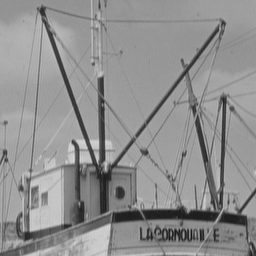
#> input picture ss2401-02/boat.png, 256 x 256 px
$ python main.py --in_file boat.png --out_file out.png --out_size 100
#> lines starting #> are read from the running program, lines starting #| are printed output that depends on the picture
import argparse
import cv2
from PIL import Image

def parse_arguments():
    """コマンドライン引数を解析する"""
    parser = argparse.ArgumentParser(
        description="グレースケール画像のサイズを変更する。出力サイズが大きければpaddingを、小さければcroppingをする。"
    )
    parser.add_argument(
        "-in", "--in_file", type=str, required=True, help="入力画像ファイル名。"
    )
    parser.add_argument(
        "-out", "--out_file", type=str, required=True, help="出力画像ファイル名。"
    )
    parser.add_argument(
        "-size",
        "--out_size",
        type=int,
        required=True,
        help="出力画像のサイズ（幅と高さが同じ正方形）。",
    )
    parser.add_argument(
        "-p",
        "--point",
        type=int,
        default=0,
        help="cropping, paddingの基準位置。0: 中央（デフォルト）, 1: 左上, 2: 左下, 3: 右下, 4: 右上。",
    )
    return parser.parse_args()

def read_image(in_file):
    """指定されたファイルから画像を読み込む"""
#> called with in_file = 'boat.png'
    img = cv2.imread(in_file, cv2.IMREAD_GRAYSCALE)
#> img is the input picture: shape (256, 256); min 12, max 218, mean 143.6
    if img is None:
        raise FileNotFoundError(f"指定された入力ファイルが見つかりません: {in_file}")
    return img

def pad_image(image, pad_height, pad_width, position):
    """画像にパディングを追加する"""
    if position == 1:  # 左上
        top, bottom = 0, pad_height
        left, right = 0, pad_width
    elif position == 2:  # 左下
        top, bottom = pad_height, 0
        left, right = 0, pad_width
    elif position == 3:  # 右下
        top, bottom = pad_height, 0
        left, right = pad_width, 0
    elif position == 4:  # 右上
        top, bottom = 0, pad_height
        left, right = pad_width, 0
    else:  # 中央
        top = pad_height // 2
        bottom = pad_height - top
        left = pad_width // 2
        right = pad_width - left

    padded_image = cv2.copyMakeBorder(
        image, top, bottom, left, right,
        borderType=cv2.BORDER_CONSTANT, value=0
    )
    return padded_image

def crop_image(image, target_size, position):
    """画像をクロップする"""
    height, width = image.shape
    if height < target_size or width < target_size:
        raise ValueError("クロッピングサイズが画像サイズより大きいです。")
    if position == 1:  # 左上
        start_y, start_x = 0, 0
    elif position == 2:  # 左下
        start_y, start_x = height - target_size, 0
    elif position == 3:  # 右下
        start_y, start_x = height - target_size, width - target_size
    elif position == 4:  # 右上
        start_y, start_x = 0, width - target_size
    else:  # 中央
        start_y = max((height - target_size) // 2, 0)
        start_x = max((width - target_size) // 2, 0)
    cropped_image = image[start_y : start_y + target_size, start_x : start_x + target_size]
    return cropped_image

def main():
    args = parse_arguments()
    img = read_image(args.in_file)
    if args.point not in [0, 1, 2, 3, 4]:
        raise ValueError("無効な基準位置が指定されました。")
    if args.out_size <= 0:
        raise ValueError("無効な出力サイズが指定されました。")

    original_height, original_width = img.shape[:2]
#> original_height = 256; original_width = 256
    target_size = args.out_size

    resized_image = img.copy()
    operation = []

    # パディング
    pad_height = max(target_size - original_height, 0)
#> pad_height = 0
    pad_width = max(target_size - original_width, 0)
#> pad_width = 0
    if pad_height > 0 or pad_width > 0:
        resized_image = pad_image(resized_image, pad_height, pad_width, args.point)
        operation.append("padding")

    # クロッピング
    resized_height, resized_width = resized_image.shape[:2]
#> resized_height = 256; resized_width = 256
    if resized_height > target_size or resized_width > target_size:
        resized_image = crop_image(resized_image, target_size, args.point)
#> in crop_image, `cropped_image = image[start_y : start_y + target_size, start_x : start..`:
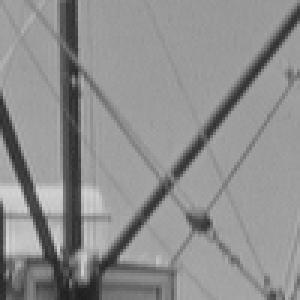
#> cropped_image: shape (100, 100) (shown 3 times larger); min 29, max 213, mean 142.4
        operation.append("cropping")

    # 画像保存
    output_image = Image.fromarray(resized_image)
    output_image.save(args.out_file)
    print(f"画像を保存: {args.out_file} ({' and '.join(operation) if operation else 'no operation'})")

if __name__ == "__main__":
    main()
